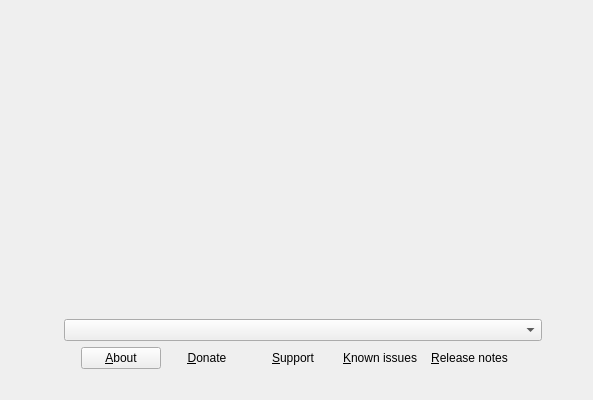
<?xml version="1.0" encoding="UTF-8"?>
<ui version="4.0">
 <author>
SPDX-FileCopyrightText: 2014 Teo Mrnjavac &lt;teo@kde.org&gt;
SPDX-License-Identifier: GPL-3.0-or-later
 </author>
 <class>WelcomePage</class>
 <widget class="QWidget" name="WelcomePage">
  <property name="geometry">
   <rect>
    <x>0</x>
    <y>0</y>
    <width>593</width>
    <height>400</height>
   </rect>
  </property>
  <property name="windowTitle">
   <string>Form</string>
  </property>
  <layout class="QHBoxLayout" name="horizontalLayout">
   <item>
    <layout class="QVBoxLayout" name="verticalLayout" stretch="0,0,0,0,0">
     <item>
      <spacer name="aboveTextSpacer">
       <property name="orientation">
        <enum>Qt::Vertical</enum>
       </property>
       <property name="sizeType">
        <enum>QSizePolicy::Fixed</enum>
       </property>
       <property name="sizeHint" stdset="0">
        <size>
         <width>20</width>
         <height>40</height>
        </size>
       </property>
      </spacer>
     </item>
     <item>
      <widget class="QLabel" name="mainText">
       <property name="sizePolicy">
        <sizepolicy hsizetype="Expanding" vsizetype="Preferred">
         <horstretch>3</horstretch>
         <verstretch>0</verstretch>
        </sizepolicy>
       </property>
       <property name="text">
        <string notr="true">&lt;Calamares welcome text&gt;</string>
       </property>
       <property name="alignment">
        <set>Qt::AlignCenter</set>
       </property>
       <property name="wordWrap">
        <bool>true</bool>
       </property>
      </widget>
     </item>
     <item>
      <layout class="QHBoxLayout" name="horizontalLayout_3" stretch="0,0,2,0">
       <item>
        <spacer name="horizontalSpacer_3">
         <property name="orientation">
          <enum>Qt::Horizontal</enum>
         </property>
         <property name="sizeType">
          <enum>QSizePolicy::Maximum</enum>
         </property>
         <property name="sizeHint" stdset="0">
          <size>
           <width>40</width>
           <height>20</height>
          </size>
         </property>
        </spacer>
       </item>
       <item>
        <widget class="QLabel" name="languageIcon">
         <property name="toolTip">
          <string>Select application and system language</string>
         </property>
         <property name="text">
          <string/>
         </property>
         <property name="pixmap">
          <pixmap resource="welcome.qrc">:/welcome/language-icon-48px.png</pixmap>
         </property>
        </widget>
       </item>
       <item>
        <widget class="QComboBox" name="languageWidget">
         <property name="sizePolicy">
          <sizepolicy hsizetype="Preferred" vsizetype="Fixed">
           <horstretch>2</horstretch>
           <verstretch>0</verstretch>
          </sizepolicy>
         </property>
         <property name="toolTip">
          <string>Select application and system language</string>
         </property>
        </widget>
       </item>
       <item>
        <spacer name="horizontalSpacer_4">
         <property name="orientation">
          <enum>Qt::Horizontal</enum>
         </property>
         <property name="sizeType">
          <enum>QSizePolicy::Maximum</enum>
         </property>
         <property name="sizeHint" stdset="0">
          <size>
           <width>40</width>
           <height>20</height>
          </size>
         </property>
        </spacer>
       </item>
      </layout>
     </item>
     <item>
      <layout class="QHBoxLayout" name="horizontalLayout_2">
       <item>
        <spacer name="horizontalSpacer">
         <property name="orientation">
          <enum>Qt::Horizontal</enum>
         </property>
         <property name="sizeHint" stdset="0">
          <size>
           <width>40</width>
           <height>20</height>
          </size>
         </property>
        </spacer>
       </item>
       <!-- footer bar -->
       <item>
        <layout class="QHBoxLayout" name="horizontalLayout_4">
         <item>
          <widget class="QPushButton" name="aboutButton">
           <property name="text">
            <string>&amp;About</string>
           </property>
           <property name="flat">
            <bool>false</bool>
           </property>
          </widget>
         </item>
         <item>
          <widget class="QPushButton" name="donateButton">
           <property name="toolTip">
            <string>Open donations website</string>
           </property>
           <property name="text">
            <string>&amp;Donate</string>
           </property>
           <property name="flat">
            <bool>true</bool>
           </property>
          </widget>
         </item>
         <item>
          <widget class="QPushButton" name="supportButton">
           <property name="toolTip">
            <string>Open help and support website</string>
           </property>
           <property name="text">
            <string>&amp;Support</string>
           </property>
           <property name="flat">
            <bool>true</bool>
           </property>
          </widget>
         </item>
         <item>
          <widget class="QPushButton" name="knownIssuesButton">
           <property name="toolTip">
            <string>Open issues and bug-tracking website</string>
           </property>
           <property name="text">
            <string>&amp;Known issues</string>
           </property>
           <property name="flat">
            <bool>true</bool>
           </property>
          </widget>
         </item>
         <item>
          <widget class="QPushButton" name="releaseNotesButton">
           <property name="toolTip">
            <string>Open release notes website</string>
           </property>
           <property name="text">
            <string>&amp;Release notes</string>
           </property>
           <property name="flat">
            <bool>true</bool>
           </property>
          </widget>
         </item>
        </layout>
       </item>
       <item>
        <spacer name="horizontalSpacer_2">
         <property name="orientation">
          <enum>Qt::Horizontal</enum>
         </property>
         <property name="sizeHint" stdset="0">
          <size>
           <width>40</width>
           <height>20</height>
          </size>
         </property>
        </spacer>
       </item>
      </layout>
     </item>
     <item>
      <spacer name="verticalSpacer_4">
       <property name="orientation">
        <enum>Qt::Vertical</enum>
       </property>
       <property name="sizeType">
        <enum>QSizePolicy::Fixed</enum>
       </property>
       <property name="sizeHint" stdset="0">
        <size>
         <width>20</width>
         <height>20</height>
        </size>
       </property>
      </spacer>
     </item>
    </layout>
   </item>
  </layout>
 </widget>
 <resources>
  <include location="welcome.qrc"/>
 </resources>
 <connections/>
</ui>
